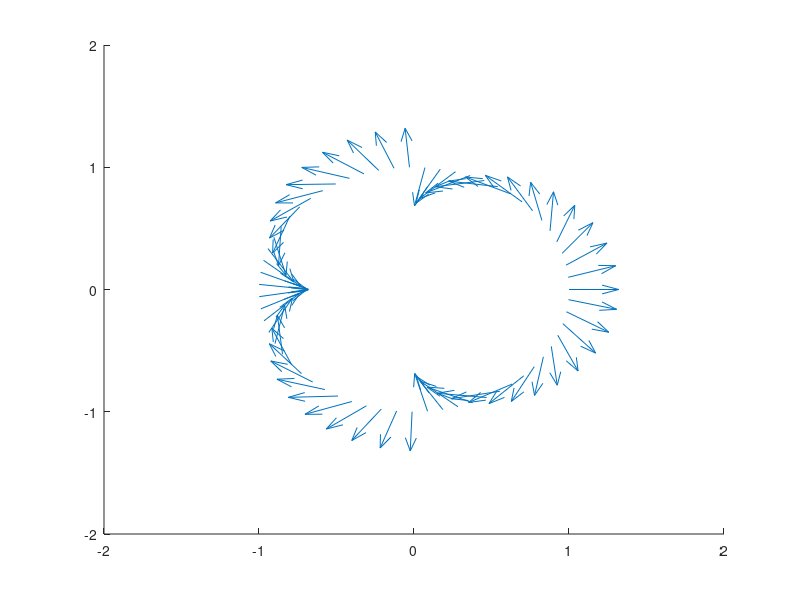

Reproduce this figure in MATLAB.
clear, clf
n = 3;
dydt = @(t,y) (y(1)^2 + y(2)^2).^(abs(n)/2).*[cos(n*atan(y(2)/y(1))); sin(n*atan(y(2)/y(1)))];
r = 1;

hold on
X = [];
Y = [];
U = [];
V = [];
for theta = 0:0.1:2*pi

    x0 = r*cos(theta);
    y0 = r*sin(theta);
    [t,y] = ode45(dydt, [0 0.01], [x0;y0]);
    
    X = [X; x0];
    Y = [Y; y0];
    U = [U; y(2,1) - y(1,1)];
    V = [V; y(2,2) - y(1,2)];
end

quiver(X,Y,U,V)

xlim([-2 2])
ylim([-2 2])
